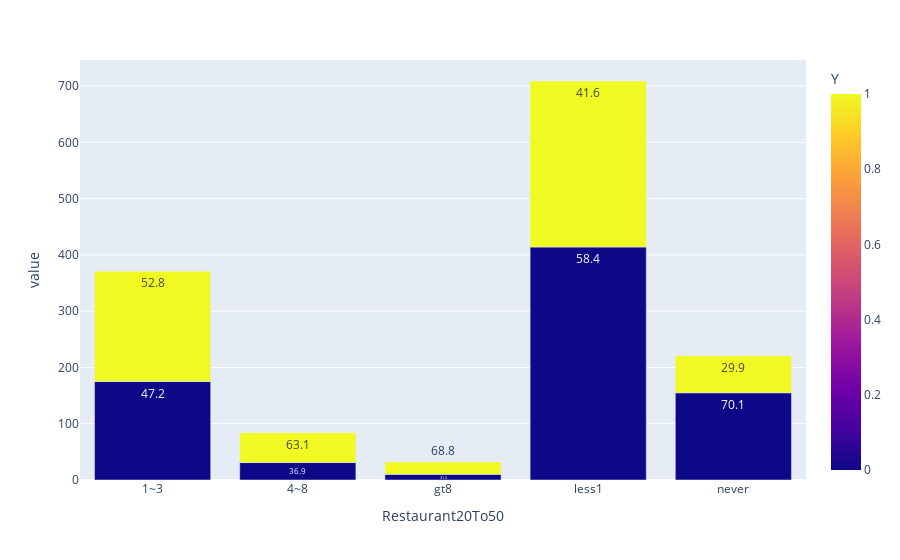

The notebook cell saved with this chart:
### Markdown cell above
High school graduates have the highest acceptance rate for restaurant coupons than most other groups. Drivers with graduate degrees have the lowest acceptance rates.

### Code cell
df_rest_freq = df_rest.groupby(['Restaurant20To50', 'Y']).size().reset_index()
df_rest_freq['percentage'] = df_rest.groupby(['Restaurant20To50', 'Y']).size().groupby(level=0).apply(lambda x: round(100 * x / float(x.sum()),1)).values
df_rest_freq.columns = ['Restaurant20To50', 'Y', 'Counts', 'Percentage']

px.bar(df_rest_freq, x='Restaurant20To50', y=['Counts'], color='Y', text=df_rest_freq['Percentage'])

### Figure 1 — Plotly figure (JSON) as saved in the notebook; plotly's stock layout.template omitted (floating-point values rounded to 4 significant figures)
{"data": [{"alignmentgroup": "True", "hovertemplate": "Restaurant20To50=%{x}<br>value=%{y}<br>Percentage=%{text}<br>Y=%{marker.color}<extra></extra>", "legendgroup": "", "marker": {"color": [0, 1, 0, 1, 0, 1, 0, 1, 0, 1], "coloraxis": "coloraxis", "pattern": {"shape": ""}}, "name": "", "offsetgroup": "", "orientation": "v", "showlegend": false, "text": [47.2, 52.8, 36.9, 63.1, 31.2, 68.8, 58.4, 41.6, 70.1, 29.9], "textposition": "auto", "type": "bar", "x": ["1~3", "1~3", "4~8", "4~8", "gt8", "gt8", "less1", "less1", "never", "never"], "xaxis": "x", "y": [175, 196, 31, 53, 10, 22, 414, 295, 155, 66], "yaxis": "y"}], "layout": {"barmode": "relative", "coloraxis": {"colorbar": {"title": {"text": "Y"}}, "colorscale": [[0, "#0d0887"], [0.1111, "#46039f"], [0.2222, "#7201a8"], [0.3333, "#9c179e"], [0.4444, "#bd3786"], [0.5556, "#d8576b"], [0.6667, "#ed7953"], [0.7778, "#fb9f3a"], [0.8889, "#fdca26"], [1, "#f0f921"]]}, "legend": {"tracegroupgap": 0}, "margin": {"t": 60}, "xaxis": {"anchor": "y", "domain": [0, 1], "title": {"text": "Restaurant20To50"}}, "yaxis": {"anchor": "x", "domain": [0, 1], "title": {"text": "value"}}}}
